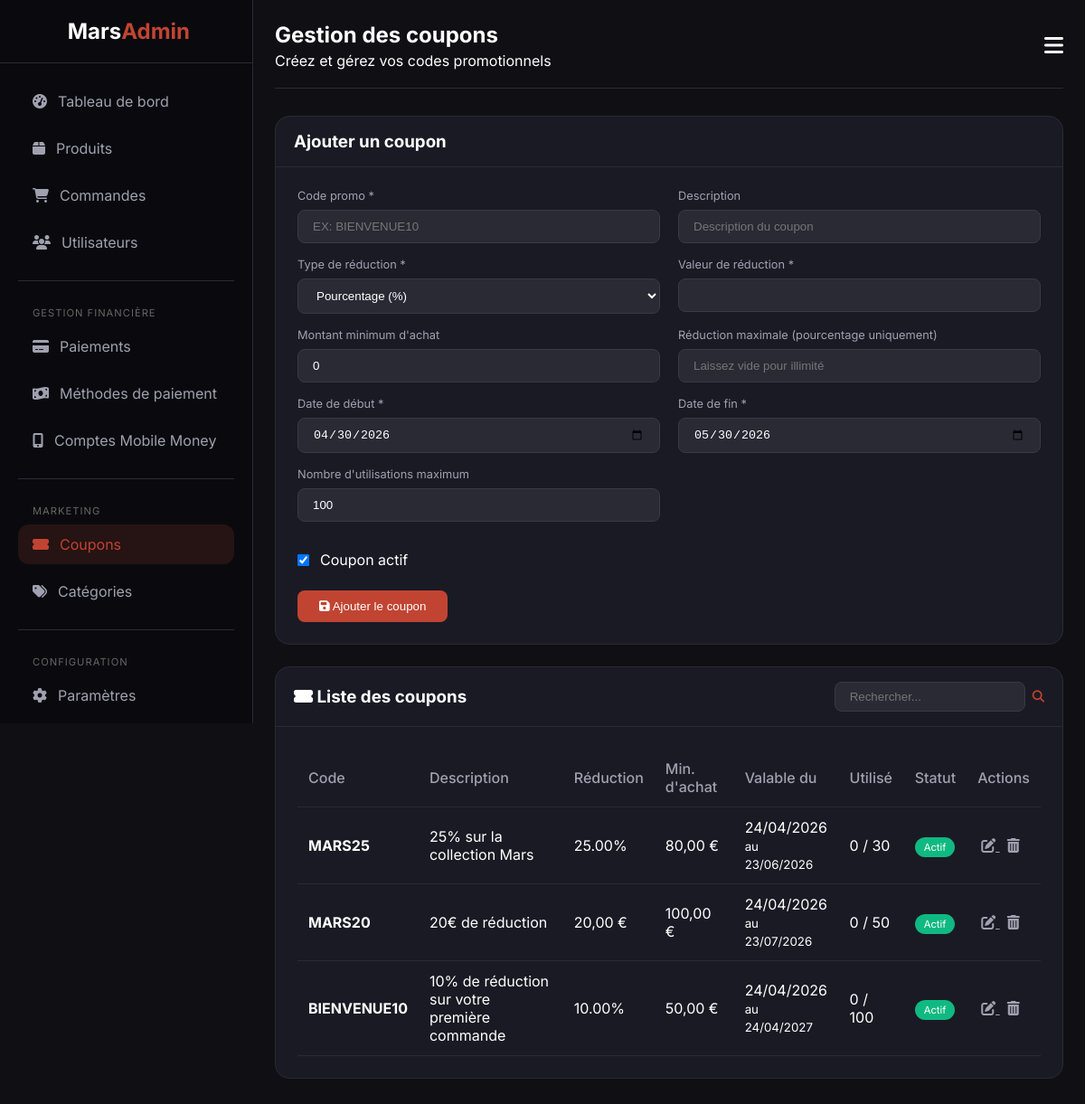
The app's page /admin/coupons.php (signed in), older data.
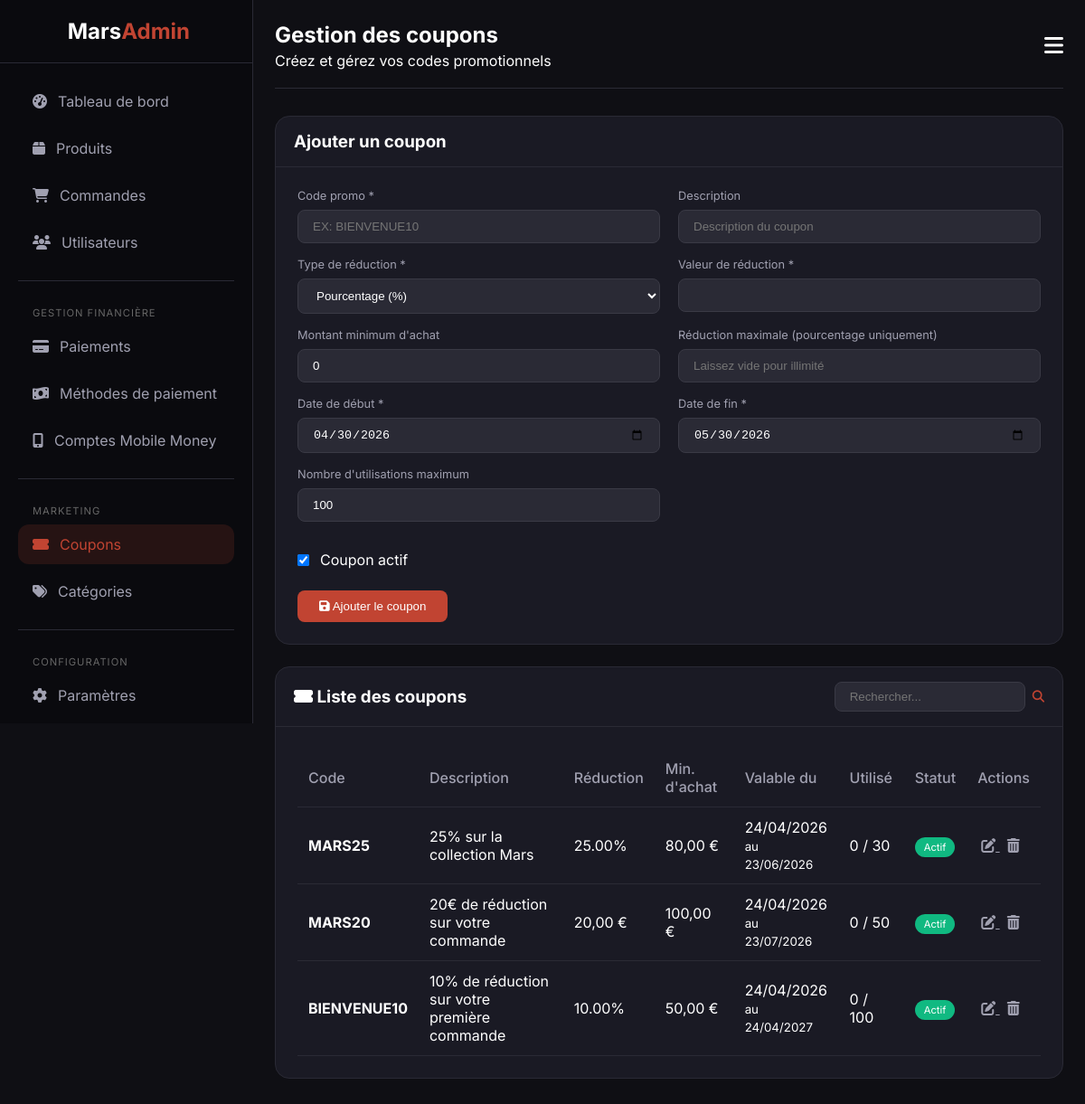
The same page, newer data.
### tables this page shows
CREATE TABLE coupons (
    id INT AUTO_INCREMENT PRIMARY KEY,
    code VARCHAR(50) UNIQUE NOT NULL,
    description VARCHAR(255),
    discount_type ENUM('percentage', 'fixed') DEFAULT 'percentage',
    discount_value DECIMAL(10,2) NOT NULL,
    min_order_amount DECIMAL(10,2) DEFAULT 0,
    max_discount DECIMAL(10,2) DEFAULT NULL,
    valid_from DATE NOT NULL,
    valid_to DATE NOT NULL,
    usage_limit INT DEFAULT 1,
    used_count INT DEFAULT 0,
    per_user_limit INT DEFAULT 1,
    is_active BOOLEAN DEFAULT TRUE,
    created_at TIMESTAMP DEFAULT CURRENT_TIMESTAMP,
    INDEX idx_code (code),
    INDEX idx_valid (valid_from, valid_to),
    INDEX idx_active (is_active)
);

### includes/functions.php (called while the page is built, shortened)
<?php
function formatPrice(float $price): string {
    return number_format($price, 2, ',', ' ') . ' €';
}
function clean(?string $string): string {
    return htmlspecialchars($string ?? '', ENT_QUOTES, 'UTF-8');
}

### admin/coupons.php (the view, shortened to what the changed rows need)
<?php
require_once '../includes/functions.php';
$conn = getConnection();
$search = isset($_GET['search']) ? clean($_GET['search']) : '';
$sql = "SELECT * FROM coupons WHERE 1=1";
$sql .= " ORDER BY id DESC";
$stmt = $conn->prepare($sql);
if ($search) {
    $search_param = "%$search%";
    $stmt->execute([$search_param, $search_param]);
} else {
    $stmt->execute();
}
$coupons = $stmt->fetchAll();
?>
<!DOCTYPE html>
<html lang="fr">
<head>
    <link rel="stylesheet" href="https://cdnjs.cloudflare.com/ajax/libs/font-awesome/6.4.0/css/all.min.css">
</head>
<body>
<div class="admin-wrapper">
    <main class="admin-main">
        <div class="admin-header">
            <div class="page-title">
                <h1>Gestion des coupons</h1>
            </div>
        </div>
        <div class="card">
            <div class="card-body">
                <?php if(count($coupons) > 0): ?>
                <table>
                    <thead>
                        <tr>
                            <th>Code</th>
                            <th>Description</th>
                            <th>Réduction</th>
                            <th>Min. d'achat</th>
                            <th>Valable du</th>
                            <th>Utilisé</th>
                            <th>Statut</th>
                            <th>Actions</th>
                        </tr>
                    </thead>
                    <tbody>
                        <?php foreach($coupons as $coupon): ?>
                        <tr>
                            <td><strong><?php echo $coupon['code']; ?></strong></td>
                            <td><?php echo clean($coupon['description']); ?></td>
                            <td>
                                <?php if($coupon['discount_type'] == 'percentage'): ?>
                                <?php echo $coupon['discount_value']; ?>%
                                <?php else: ?>
                                <?php echo formatPrice($coupon['discount_value']); ?>
                                <?php endif; ?>
                            </td>
                            <td><?php echo $coupon['min_order_amount'] > 0 ? formatPrice($coupon['min_order_amount']) : 'Aucun'; ?></td>
                            <td><?php echo date('d/m/Y', strtotime($coupon['valid_from'])); ?> <br>
                            <small>au <?php echo date('d/m/Y', strtotime($coupon['valid_to'])); ?></small>
                            </td>
                            <td><?php echo $coupon['used_count']; ?> / <?php echo $coupon['usage_limit']; ?></td>
                            <td>
                                <?php if($coupon['is_active'] && strtotime($coupon['valid_to']) >= time()): ?>
                                <span class="badge-active">Actif</span>
                                <?php else: ?>
                                <span class="badge-inactive">Inactif</span>
                                <?php endif; ?>
                            </td>
                            <td>
                                <a href="?edit=<?php echo $coupon['id']; ?>" class="btn-icon" title="Modifier">
                                    <i class="fas fa-edit"></i>
                                </a>
                                <a href="?delete=<?php echo $coupon['id']; ?>" class="btn-icon" onclick="return confirm('Supprimer ce coupon ?')" title="Supprimer">
                                    <i class="fas fa-trash-alt"></i>
                                </a>
                            </td>
                        </tr>
                        <?php endforeach; ?>
                    </tbody>
                </table>
                <?php endif; ?>
            </div>
        </div>
    </main>
</div>
</body>
</html>

Row changes from the older to the newer data that the page shows:
changed coupons "MARS20": description "20€ de réduction" → "20€ de réduction sur votre commande"
